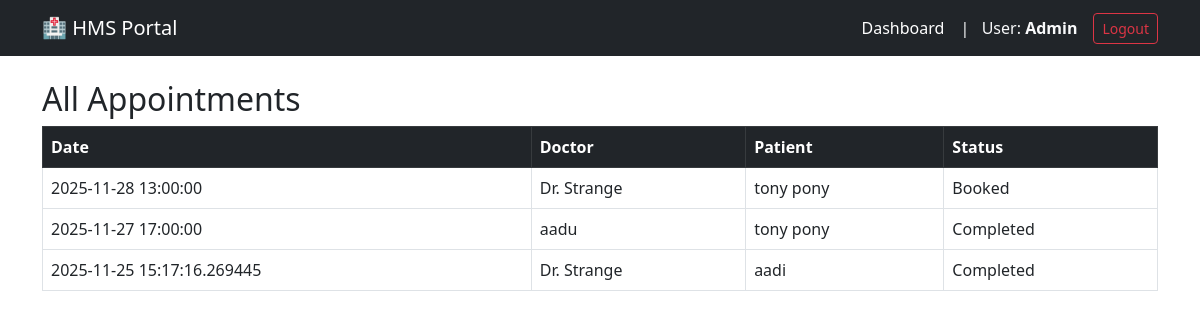
The page /admin/appointments (signed in) on the database its author committed.
### hms_app/models.py (models this page shows, shortened)
class Appointment(db.Model):
    id = db.Column(db.Integer, primary_key=True)
    patient_id = db.Column(db.Integer, db.ForeignKey('patient.id'), nullable=False)
    doctor_id = db.Column(db.Integer, db.ForeignKey('doctor.id'), nullable=False)
    appointment_time = db.Column(db.DateTime, nullable=False, default=datetime.utcnow)
    status = db.Column(db.String(20), default='Booked')
    treatment = db.relationship('Treatment', backref='appointment', uselist=False, lazy=True)

class Doctor(UserMixin, db.Model):
    id = db.Column(db.Integer, primary_key=True)
    name = db.Column(db.String(100), nullable=False)
    email = db.Column(db.String(120), unique=True, nullable=False)
    password_hash = db.Column(db.String(128))
    department_id = db.Column(db.Integer, db.ForeignKey('department.id'), nullable=False)
    appointments = db.relationship('Appointment', backref='doctor', lazy=True)

class Patient(UserMixin, db.Model):
    id = db.Column(db.Integer, primary_key=True)
    name = db.Column(db.String(100), nullable=False)
    email = db.Column(db.String(120), unique=True, nullable=False)
    password_hash = db.Column(db.String(128))
    appointments = db.relationship('Appointment', backref='patient', lazy=True)

### hms_app/admin/routes.py (the view)
@admin.route('/appointments')
@login_required
@admin_required
def manage_appointments():
    appointments = Appointment.query.order_by(Appointment.appointment_time.desc()).all()
    return render_template('admin/manage_appointments.html', appointments=appointments)

### hms_app/models.py (called while the page is built)
@login_manager.user_loader
def load_user(user_id):
    role = session.get('role')
    if role == 'admin': return Admin.query.get(int(user_id))
    elif role == 'doctor': return Doctor.query.get(int(user_id))
    elif role == 'patient': return Patient.query.get(int(user_id))
    admin = Admin.query.get(int(user_id))
    if admin: return admin
    doctor = Doctor.query.get(int(user_id))
    if doctor: return doctor
    return Patient.query.get(int(user_id))

    @property
    def role(self): return "admin"

### hms_app/templates/admin/manage_appointments.html
{% extends "base.html" %}
{% block content %}
<h2>All Appointments</h2>
<table class="table table-bordered">
    <thead class="table-dark">
        <tr><th>Date</th><th>Doctor</th><th>Patient</th><th>Status</th></tr>
    </thead>
    <tbody>
        {% for app in appointments %}
        <tr>
            <td>{{ app.appointment_time }}</td>
            <td>{{ app.doctor.name }}</td>
            <td>{{ app.patient.name }}</td>
            <td>{{ app.status }}</td>
        </tr>
        {% else %}
        <tr><td colspan="4">No appointments found.</td></tr>
        {% endfor %}
    </tbody>
</table>
{% endblock %}

### rows shown on the page
Appointment: appointment_time "2025-11-28 13:00:00", doctor.name "Dr. Strange", patient.name "tony pony", status "Booked"
Appointment: appointment_time "2025-11-27 17:00:00", doctor.name "aadu", patient.name "tony pony", status "Completed"
Appointment: appointment_time "2025-11-25 15:17:16.269445", doctor.name "Dr. Strange", patient.name "aadi", status "Completed"

### other values the page prints
{{ current_user.role|capitalize }} "Admin"
